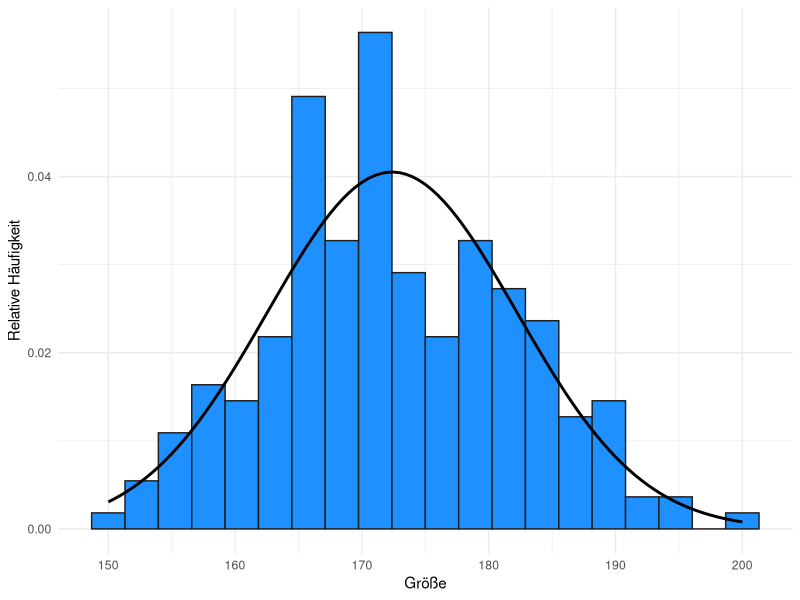

Write the R code that produced this figure.
# Load required library
library(ggplot2)
library(MASS)

# Calculate mean and standard deviation of height
clean_survey <- survey[is.finite(survey$Height), ]

# Calculate mean and standard deviation of height
mean_height <- mean(clean_survey$Height)
sd_height <- sd(clean_survey$Height)

# Plot histogram of heights with Gaussian curve overlay
ggplot(survey, aes(x = Height)) +
  geom_histogram(aes(y=after_stat(density)), bins = 20, fill = "dodgerblue", color = "gray12") +
  stat_function(fun = dnorm, args = list(mean = mean_height, sd = sd_height), color = "black", size = 1) +
  theme_minimal() +
  labs(x = "Größe", y = "Relative Häufigkeit")
